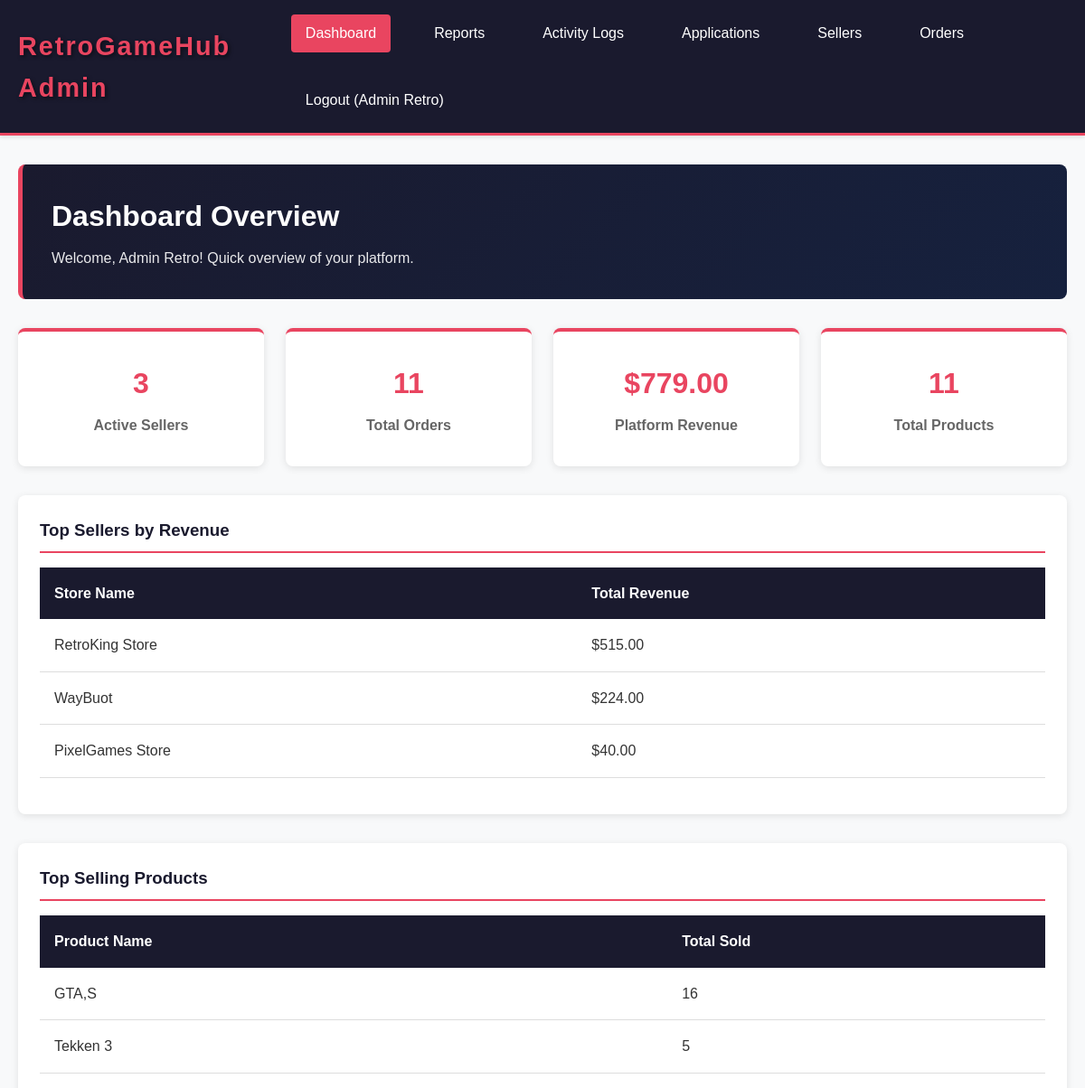
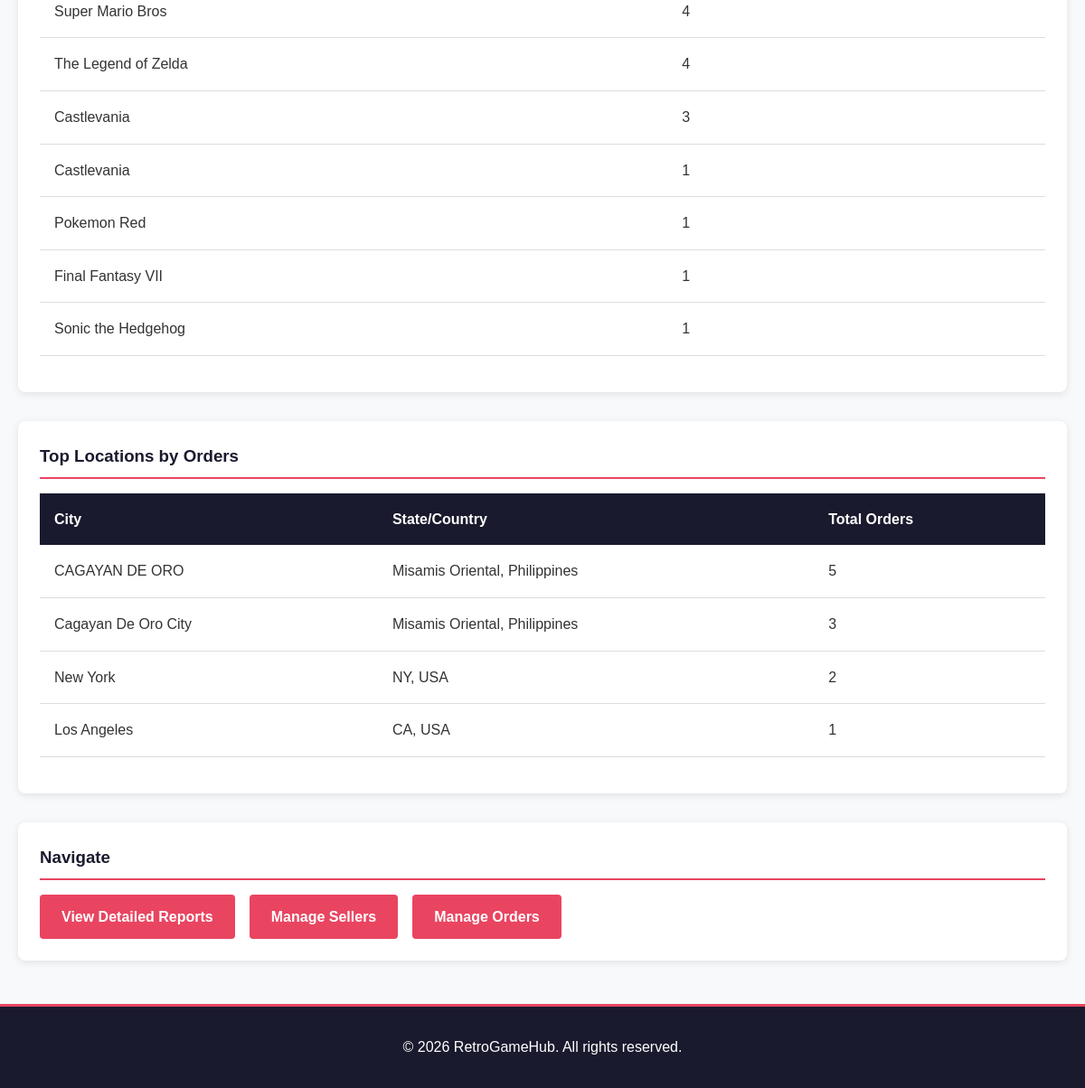
Screenshot of /pages/admin/dashboard.php (signed in) with the database file from the repository (2 pictures, top to bottom).
### tables this page shows
CREATE TABLE `sellers` (
  `seller_id` int(11) NOT NULL,
  `user_id` int(11) NOT NULL,
  `store_name` varchar(100) NOT NULL,
  `contact_info` varchar(100) DEFAULT NULL,
  `payment_info` varchar(255) DEFAULT NULL,
  `created_at` timestamp NOT NULL DEFAULT current_timestamp()
);

CREATE TABLE `products` (
  `product_id` int(11) NOT NULL,
  `seller_id` int(11) NOT NULL,
  `name` varchar(150) NOT NULL,
  `console` varchar(50) NOT NULL,
  `category` varchar(50) DEFAULT NULL,
  `condition` enum('Mint','Used','Refurbished') NOT NULL,
  `price` decimal(10,2) NOT NULL,
  `stock` int(11) DEFAULT 0,
  `image_url` varchar(255) DEFAULT NULL,
  `demo_url` varchar(255) DEFAULT NULL,
  `created_at` timestamp NOT NULL DEFAULT current_timestamp(),
  `updated_at` timestamp NOT NULL DEFAULT current_timestamp() ON UPDATE current_timestamp()
);

### config.php (called while the page is built, shortened)
<?php
class Database {
    private static $instance = null;
    private $connection;
    private function __construct() {
        try {
            $this->connection = new mysqli(
                DB_HOST,
                DB_USER,
                DB_PASS,
                DB_NAME,
                DB_PORT
            );
            $this->connection->set_charset('utf8mb4');
        } catch (Exception $e) {
            die('Error: ' . $e->getMessage());
        }
    }
    public static function getInstance() {
        if (self::$instance === null) {
            self::$instance = new self();
        }
        return self::$instance;
    }
    public function getConnection() {
        return $this->connection;
    }
}
class SessionManager {
    public static function get($key, $default = null) {
        return $_SESSION[$key] ?? $default;
    }
}
?>

### classes/Seller.php (called while the page is built, shortened)
<?php
class Seller {
    private $db;
    public function __construct() {
        $this->db = Database::getInstance()->getConnection();
    }
    public function getAllSellers() {
        $stmt = $this->db->query("
            SELECT s.*, u.name, u.email, u.status,
                   COUNT(p.product_id) as product_count
            FROM sellers s
            JOIN users u ON s.user_id = u.user_id
            LEFT JOIN products p ON s.seller_id = p.seller_id
            GROUP BY s.seller_id
            ORDER BY s.created_at DESC
        ");
        return $stmt->fetch_all(MYSQLI_ASSOC);
    }
    public function getTopSellersByRevenue($limit = 10) {
        $stmt = $this->db->prepare("
            SELECT s.seller_id, s.store_name, SUM(oi.price * oi.quantity) as total_revenue
            FROM sellers s
            JOIN products p ON s.seller_id = p.seller_id
            JOIN order_items oi ON p.product_id = oi.product_id
            GROUP BY s.seller_id, s.store_name
            ORDER BY total_revenue DESC
            LIMIT ?
        ");
        $stmt->bind_param("i", $limit);
        $stmt->execute();
        return $stmt->get_result()->fetch_all(MYSQLI_ASSOC);
    }
}
?>

### classes/Order.php (called while the page is built, shortened)
<?php
class Order {
    private $db;
    public function __construct() {
        $this->db = Database::getInstance()->getConnection();
    }
    public function getAllOrders() {
        $stmt = $this->db->query("
            SELECT o.*, u.name as customer_name, COUNT(oi.order_item_id) as item_count
            FROM orders o
            JOIN users u ON o.user_id = u.user_id
            LEFT JOIN order_items oi ON o.order_id = oi.order_id
            GROUP BY o.order_id
            ORDER BY o.created_at DESC
        ");
        return $stmt->fetch_all(MYSQLI_ASSOC);
    }
    public function getTopLocations($limit = 10) {
        $stmt = $this->db->prepare("
            SELECT a.city, a.state, a.country, COUNT(o.order_id) as order_count
            FROM orders o
            JOIN addresses a ON o.shipping_address_id = a.address_id
            GROUP BY a.city, a.state, a.country
            ORDER BY order_count DESC
            LIMIT ?
        ");
        $stmt->bind_param("i", $limit);
        $stmt->execute();
        return $stmt->get_result()->fetch_all(MYSQLI_ASSOC);
    }
}
?>

### classes/Product.php (called while the page is built, shortened)
<?php
class Product {
    private $db;
    public function __construct() {
        $this->db = Database::getInstance()->getConnection();
    }
    public function getAllProducts($filters = []) {
        $query = "SELECT p.*, s.store_name,
                  ROUND(AVG(r.rating), 1) as avg_rating,
                  COUNT(r.review_id) as review_count
                  FROM products p
                  JOIN sellers s ON p.seller_id = s.seller_id
                  LEFT JOIN reviews r ON p.product_id = r.product_id
                  WHERE p.stock > 0";
        $query .= " GROUP BY p.product_id ORDER BY p.created_at DESC";
        $stmt = $this->db->prepare($query);
        $stmt->execute();
        $result = $stmt->get_result()->fetch_all(MYSQLI_ASSOC);
        return $result ? $result : [];
    }
    public function getTopSellingProducts($limit = 10) {
        $stmt = $this->db->prepare("
            SELECT p.product_id, p.name, p.price, p.stock, SUM(oi.quantity) as total_sold
            FROM products p
            JOIN order_items oi ON p.product_id = oi.product_id
            GROUP BY p.product_id, p.name, p.price, p.stock
            ORDER BY total_sold DESC
            LIMIT ?
        ");
        $stmt->bind_param("i", $limit);
        $stmt->execute();
        return $stmt->get_result()->fetch_all(MYSQLI_ASSOC);
    }
}
?>

### pages/admin/dashboard.php (the view, shortened to what this page needs)
<?php
require_once '../../config.php';
require_once '../../classes/Seller.php';
require_once '../../classes/Order.php';
require_once '../../classes/Product.php';
$seller_obj = new Seller();
$order_obj = new Order();
$product_obj = new Product();
$all_sellers = $seller_obj->getAllSellers();
$all_orders = $order_obj->getAllOrders();
$all_products = $product_obj->getAllProducts();
$total_revenue = 0;
foreach ($all_orders as $ord) {
    $total_revenue += $ord['total_amount'];
}
$top_sellers = $seller_obj->getTopSellersByRevenue();
$top_products = $product_obj->getTopSellingProducts();
$top_locations = $order_obj->getTopLocations();
$user_name = SessionManager::get('user_name');
?>
<!DOCTYPE html>
<html lang="en">
<head>
    <link rel="stylesheet" href="<?php echo SITE_URL; ?>/assets/css/style.css">
</head>
<body class="admin-dashboard-page">
    <nav class="navbar">
        <div class="container">
            <div class="navbar-brand">
                <h1>RetroGameHub Admin</h1>
            </div>
            <div class="navbar-menu">
                <a href="dashboard.php" class="nav-link active">Dashboard</a>
                <a href="reports.php" class="nav-link">Reports</a>
                <a href="activity-logs.php" class="nav-link">Activity Logs</a>
                <a href="applications.php" class="nav-link">Applications</a>
                <a href="sellers.php" class="nav-link">Sellers</a>
                <a href="orders.php" class="nav-link">Orders</a>
                <a href="logout.php" class="nav-link">Logout (<?php echo htmlspecialchars($user_name); ?>)</a>
            </div>
        </div>
    </nav>
    <div class="container">
        <div class="page-header">
            <h2>Dashboard Overview</h2>
            <p>Welcome, <?php echo htmlspecialchars($user_name); ?>! Quick overview of your platform.</p>
        </div>
        <div class="stats-grid">
            <div class="stat-card">
                <h3><?php echo count($all_sellers); ?></h3>
                <p>Active Sellers</p>
            </div>
            <div class="stat-card">
                <h3><?php echo count($all_orders); ?></h3>
                <p>Total Orders</p>
            </div>
            <div class="stat-card">
                <h3>$<?php echo number_format($total_revenue, 2); ?></h3>
                <p>Platform Revenue</p>
            </div>
            <div class="stat-card">
                <h3><?php echo count($all_products); ?></h3>
                <p>Total Products</p>
            </div>
        </div>
        <div class="dashboard-section">
            <h3>Top Sellers by Revenue</h3>
            <?php if (empty($top_sellers)): ?>
                <p>No seller data available</p>
            <?php else: ?>
                <table class="dashboard-table">
                    <thead>
                        <tr>
                            <th>Store Name</th>
                            <th>Total Revenue</th>
                        </tr>
                    </thead>
                    <tbody>
                        <?php foreach ($top_sellers as $seller): ?>
                            <tr>
                                <td><?php echo htmlspecialchars($seller['store_name']); ?></td>
                                <td>$<?php echo number_format($seller['total_revenue'], 2); ?></td>
                            </tr>
                        <?php endforeach; ?>
                    </tbody>
                </table>
            <?php endif; ?>
        </div>
        <div class="dashboard-section">
            <h3>Top Selling Products</h3>
            <?php if (empty($top_products)): ?>
                <p>No products available</p>
            <?php else: ?>
                <table class="dashboard-table">
                    <thead>
                        <tr>
                            <th>Product Name</th>
                            <th>Total Sold</th>
                        </tr>
                    </thead>
                    <tbody>
                        <?php foreach ($top_products as $prod): ?>
                            <tr>
                                <td><?php echo htmlspecialchars($prod['name']); ?></td>
                                <td><?php echo $prod['total_sold']; ?></td>
                            </tr>
                        <?php endforeach; ?>
                    </tbody>
                </table>
            <?php endif; ?>
        </div>
        <div class="dashboard-section">
            <h3>Top Locations by Orders</h3>
            <?php if (empty($top_locations)): ?>
                <p>No location data available</p>
            <?php else: ?>
                <table class="dashboard-table">
                    <thead>
                        <tr>
                            <th>City</th>
                            <th>State/Country</th>
                            <th>Total Orders</th>
                        </tr>
                    </thead>
                    <tbody>
                        <?php foreach ($top_locations as $location): ?>
                            <tr>
                                <td><?php echo htmlspecialchars($location['city']); ?></td>
                                <td><?php echo htmlspecialchars($location['state'] . ', ' . $location['country']); ?></td>
                                <td><?php echo $location['order_count']; ?></td>
                            </tr>
                        <?php endforeach; ?>
                    </tbody>
                </table>
            <?php endif; ?>
        </div>
        <div class="dashboard-section">
            <h3>Navigate</h3>
            <div class="action-buttons">
                <a href="reports.php" class="btn btn-primary">View Detailed Reports</a>
                <a href="sellers.php" class="btn btn-primary">Manage Sellers</a>
                <a href="orders.php" class="btn btn-primary">Manage Orders</a>
            </div>
        </div>
    </div>
    <footer class="footer">
        <p>&copy; 2026 RetroGameHub. All rights reserved.</p>
    </footer>
</body>
</html>

### assets/css/style.css (style rules this page uses)
* { margin: 0; padding: 0; box-sizing: border-box; }
:root { --primary-color: #1a1a2e; --secondary-color: #16213e; --accent-color: #e94560; --success-color: #2ecc71; --warning-color: #f39c12; --danger-color: #e74c3c; --info-color: #3498db; --light-bg: #f8f9fa; --border-color: #ddd; --text-color: #333; --text-light: #666; --nes-gray: #d4d4d4; --nes-red: #e84c3f; --nes-blue: #3584c4; --nes-green: #58b05c; }
body { font-family: 'Arial', sans-serif; background-color: var(--light-bg); color: var(--text-color); line-height: 1.6; }
.container { max-width: 1200px; margin: 0 auto; padding: 0 20px; }
.navbar { background-color: var(--primary-color); color: white; padding: 1rem 0; box-shadow: 0 2px 4px rgba(0,0,0,0.1); border-bottom: 3px solid var(--accent-color); }
.navbar .container { display: flex; justify-content: space-between; align-items: center; }
.navbar-brand h1 { font-size: 1.8rem; letter-spacing: 2px; color: var(--accent-color); text-shadow: 2px 2px 4px rgba(0,0,0,0.5); }
.navbar-menu { display: flex; gap: 2rem; flex-wrap: wrap; }
.nav-link { color: white; text-decoration: none; padding: 0.5rem 1rem; border-radius: 4px; transition: all 0.3s ease; }
.nav-link:hover, .nav-link.active { background-color: var(--accent-color); color: white; }
.page-header { background: linear-gradient(135deg, var(--primary-color), var(--secondary-color)); color: white; padding: 2rem; border-radius: 8px; margin: 2rem 0; border-left: 5px solid var(--accent-color); }
.page-header h2 { font-size: 2rem; margin-bottom: 0.5rem; }
.page-header p { font-size: 1rem; opacity: 0.9; }
.btn { padding: 0.75rem 1.5rem; border: none; border-radius: 4px; font-size: 1rem; cursor: pointer; text-decoration: none; display: inline-block; transition: all 0.3s ease; font-weight: bold; text-align: center; }
.btn-primary { background-color: var(--accent-color); color: white; }
.cart-table, .summary-table, .products-table, .orders-table, .dashboard-table, .earnings-table, .sellers-table { width: 100%; border-collapse: collapse; margin-bottom: 1rem; }
.cart-table thead, .summary-table thead, .products-table thead, .orders-table thead, .dashboard-table thead, .sellers-table thead { background-color: var(--primary-color); color: white; }
.cart-table th, .summary-table th, .products-table th, .orders-table th, .dashboard-table th, .sellers-table th { padding: 1rem; text-align: left; font-weight: bold; }
.cart-table td, .summary-table td, .products-table td, .orders-table td, .dashboard-table td, .sellers-table td { padding: 1rem; border-bottom: 1px solid var(--border-color); }
.stats-grid { display: grid; grid-template-columns: repeat(auto-fit, minmax(200px, 1fr)); gap: 1.5rem; margin: 2rem 0; }
.stat-card { background: white; padding: 2rem; border-radius: 8px; text-align: center; box-shadow: 0 2px 8px rgba(0,0,0,0.1); border-top: 4px solid var(--accent-color); transition: transform 0.3s ease; }
.stat-card h3 { font-size: 2rem; color: var(--accent-color); margin-bottom: 0.5rem; }
.stat-card p { color: var(--text-light); font-weight: bold; }
.dashboard-section { background: white; padding: 1.5rem; border-radius: 8px; box-shadow: 0 2px 8px rgba(0,0,0,0.1); margin-bottom: 2rem; }
.dashboard-section h3 { color: var(--primary-color); margin-bottom: 1rem; border-bottom: 2px solid var(--accent-color); padding-bottom: 0.5rem; }
.action-buttons { display: flex; gap: 1rem; flex-wrap: wrap; }
.footer { background-color: var(--primary-color); color: white; text-align: center; padding: 2rem; margin-top: 3rem; border-top: 3px solid var(--accent-color); }

### rows the page displays
sellers: store_name "RetroKing Store", total_revenue "515.00"
sellers: store_name "WayBuot", total_revenue "224.00"
sellers: store_name "PixelGames Store", total_revenue "40.00"
products: name "GTA,S", total_sold "16"
products: name "Tekken 3", total_sold "5"
products: name "Super Mario Bros", total_sold "4"
products: name "The Legend of Zelda", total_sold "4"
products: name "Castlevania", total_sold "3"
products: name "Castlevania", total_sold "1"
products: name "Pokemon Red", total_sold "1"
products: name "Final Fantasy VII", total_sold "1"
products: name "Sonic the Hedgehog", total_sold "1"

### other values shown
$user_name "Admin Retro"
count($all_sellers) "3"
count($all_orders) "11"
$total_revenue "779.00"
count($all_products) "11"
$location['city'] "CAGAYAN DE ORO"
$location['state'] . ', ' . $location['country'] "Misamis Oriental, Philippines"
$location['order_count'] "5"
$location['city'] "Cagayan De Oro City"
$location['order_count'] "3"
$location['city'] "New York"
$location['state'] . ', ' . $location['country'] "NY, USA"
$location['order_count'] "2"
$location['city'] "Los Angeles"
$location['state'] . ', ' . $location['country'] "CA, USA"
